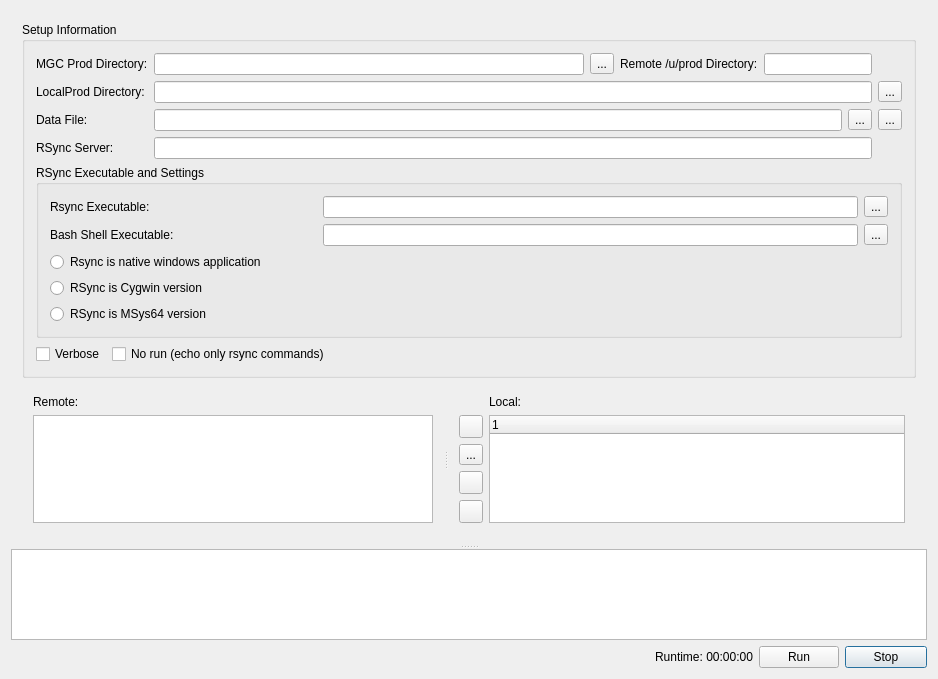
<?xml version="1.0" encoding="UTF-8"?>
<ui version="4.0">
 <class>CMainWindow</class>
 <widget class="QDialog" name="CMainWindow">
  <property name="geometry">
   <rect>
    <x>0</x>
    <y>0</y>
    <width>938</width>
    <height>679</height>
   </rect>
  </property>
  <property name="minimumSize">
   <size>
    <width>50</width>
    <height>50</height>
   </size>
  </property>
  <property name="windowTitle">
   <string>Local Prod Sync Tool</string>
  </property>
  <layout class="QGridLayout" name="gridLayout_3">
   <item row="0" column="0" colspan="6">
    <widget class="QSplitter" name="splitter_2">
     <property name="orientation">
      <enum>Qt::Vertical</enum>
     </property>
     <widget class="QWidget" name="layoutWidget_1">
      <layout class="QGridLayout" name="gridLayout_2">
       <item row="1" column="0" colspan="2">
        <widget class="QSplitter" name="splitter">
         <property name="orientation">
          <enum>Qt::Horizontal</enum>
         </property>
         <widget class="QWidget" name="layoutWidget_2">
          <layout class="QVBoxLayout" name="verticalLayout">
           <item>
            <widget class="QLabel" name="remoteLabel">
             <property name="text">
              <string>Remote:</string>
             </property>
            </widget>
           </item>
           <item>
            <widget class="QTreeView" name="uProdDirTree">
             <property name="editTriggers">
              <set>QAbstractItemView::NoEditTriggers</set>
             </property>
             <property name="alternatingRowColors">
              <bool>true</bool>
             </property>
             <property name="autoExpandDelay">
              <number>-1</number>
             </property>
             <property name="rootIsDecorated">
              <bool>true</bool>
             </property>
             <property name="allColumnsShowFocus">
              <bool>true</bool>
             </property>
            </widget>
           </item>
          </layout>
         </widget>
         <widget class="QWidget" name="layoutWidget_3">
          <layout class="QGridLayout" name="gridLayout">
           <item row="0" column="1">
            <widget class="QLabel" name="localLabel">
             <property name="text">
              <string>Local:</string>
             </property>
            </widget>
           </item>
           <item row="5" column="0">
            <spacer name="verticalSpacer">
             <property name="orientation">
              <enum>Qt::Vertical</enum>
             </property>
             <property name="sizeHint" stdset="0">
              <size>
               <width>20</width>
               <height>40</height>
              </size>
             </property>
            </spacer>
           </item>
           <item row="1" column="0">
            <widget class="QToolButton" name="addItemBtn">
             <property name="text">
              <string/>
             </property>
             <property name="icon">
              <iconset resource="MainWindow.qrc">
               <normaloff>:/resources/right.png</normaloff>:/resources/right.png</iconset>
             </property>
            </widget>
           </item>
           <item row="3" column="0">
            <widget class="QToolButton" name="editItemBtn">
             <property name="text">
              <string/>
             </property>
             <property name="icon">
              <iconset resource="MainWindow.qrc">
               <normaloff>:/resources/edit.png</normaloff>:/resources/edit.png</iconset>
             </property>
            </widget>
           </item>
           <item row="1" column="1" rowspan="5" colspan="2">
            <widget class="QTreeWidget" name="localProdDirTree">
             <property name="alternatingRowColors">
              <bool>true</bool>
             </property>
             <property name="rootIsDecorated">
              <bool>true</bool>
             </property>
             <property name="allColumnsShowFocus">
              <bool>true</bool>
             </property>
             <property name="expandsOnDoubleClick">
              <bool>false</bool>
             </property>
             <column>
              <property name="text">
               <string notr="true">1</string>
              </property>
             </column>
            </widget>
           </item>
           <item row="4" column="0">
            <widget class="QToolButton" name="delItemBtn">
             <property name="text">
              <string/>
             </property>
             <property name="icon">
              <iconset resource="MainWindow.qrc">
               <normaloff>:/resources/del.png</normaloff>:/resources/del.png</iconset>
             </property>
            </widget>
           </item>
           <item row="2" column="0">
            <widget class="QToolButton" name="addAsExcludeBtn">
             <property name="text">
              <string>...</string>
             </property>
             <property name="icon">
              <iconset resource="MainWindow.qrc">
               <normaloff>:/resources/exclude.png</normaloff>:/resources/exclude.png</iconset>
             </property>
            </widget>
           </item>
          </layout>
         </widget>
        </widget>
       </item>
       <item row="0" column="0" colspan="2">
        <widget class="QGroupBox" name="groupBox">
         <property name="sizePolicy">
          <sizepolicy hsizetype="Preferred" vsizetype="Minimum">
           <horstretch>0</horstretch>
           <verstretch>0</verstretch>
          </sizepolicy>
         </property>
         <property name="title">
          <string>Setup Information</string>
         </property>
         <layout class="QGridLayout" name="gridLayout_5">
          <item row="3" column="0">
           <widget class="QLabel" name="label_13">
            <property name="text">
             <string>RSync Server:</string>
            </property>
           </widget>
          </item>
          <item row="0" column="2">
           <widget class="QToolButton" name="localUProdDirBtn">
            <property name="text">
             <string>...</string>
            </property>
            <property name="icon">
             <iconset resource="MainWindow.qrc">
              <normaloff>:/resources/open.png</normaloff>:/resources/open.png</iconset>
            </property>
           </widget>
          </item>
          <item row="1" column="0">
           <widget class="QLabel" name="label_14">
            <property name="text">
             <string>LocalProd Directory:</string>
            </property>
           </widget>
          </item>
          <item row="2" column="0">
           <widget class="QLabel" name="label_5">
            <property name="text">
             <string>Data File:</string>
            </property>
           </widget>
          </item>
          <item row="0" column="0">
           <widget class="QLabel" name="label_12">
            <property name="text">
             <string>MGC Prod Directory:</string>
            </property>
           </widget>
          </item>
          <item row="1" column="6">
           <widget class="QToolButton" name="localProdDirBtn">
            <property name="text">
             <string>...</string>
            </property>
            <property name="icon">
             <iconset resource="MainWindow.qrc">
              <normaloff>:/resources/open.png</normaloff>:/resources/open.png</iconset>
            </property>
           </widget>
          </item>
          <item row="2" column="6">
           <widget class="QToolButton" name="saveDataFileBtn">
            <property name="text">
             <string>...</string>
            </property>
            <property name="icon">
             <iconset resource="MainWindow.qrc">
              <normaloff>:/resources/download.png</normaloff>:/resources/download.png</iconset>
            </property>
           </widget>
          </item>
          <item row="0" column="3">
           <widget class="QLabel" name="label_2">
            <property name="text">
             <string>Remote /u/prod Directory:</string>
            </property>
           </widget>
          </item>
          <item row="0" column="1">
           <widget class="QLineEdit" name="localUProdDir"/>
          </item>
          <item row="2" column="5">
           <widget class="QToolButton" name="dataFileBtn">
            <property name="text">
             <string>...</string>
            </property>
            <property name="icon">
             <iconset resource="MainWindow.qrc">
              <normaloff>:/resources/open.png</normaloff>:/resources/open.png</iconset>
            </property>
           </widget>
          </item>
          <item row="2" column="1" colspan="4">
           <widget class="QLineEdit" name="dataFile"/>
          </item>
          <item row="0" column="4" colspan="2">
           <widget class="QLineEdit" name="remoteUProdDir"/>
          </item>
          <item row="3" column="1" colspan="5">
           <widget class="QLineEdit" name="rsyncServer"/>
          </item>
          <item row="1" column="1" colspan="5">
           <widget class="QLineEdit" name="localProdDir"/>
          </item>
          <item row="4" column="0" colspan="7">
           <widget class="QGroupBox" name="groupBox_2">
            <property name="title">
             <string>RSync Executable and Settings</string>
            </property>
            <layout class="QGridLayout" name="gridLayout_4">
             <item row="0" column="3">
              <widget class="QToolButton" name="rsyncExecBtn">
               <property name="text">
                <string>...</string>
               </property>
               <property name="icon">
                <iconset resource="MainWindow.qrc">
                 <normaloff>:/resources/open.png</normaloff>:/resources/open.png</iconset>
               </property>
              </widget>
             </item>
             <item row="3" column="0" colspan="3">
              <widget class="QRadioButton" name="rsyncCygwin">
               <property name="text">
                <string>RSync is Cygwin version</string>
               </property>
              </widget>
             </item>
             <item row="4" column="0" colspan="3">
              <widget class="QRadioButton" name="rsyncMSys64">
               <property name="text">
                <string>RSync is MSys64 version</string>
               </property>
              </widget>
             </item>
             <item row="1" column="3">
              <widget class="QToolButton" name="bashExecBtn">
               <property name="text">
                <string>...</string>
               </property>
               <property name="icon">
                <iconset resource="MainWindow.qrc">
                 <normaloff>:/resources/open.png</normaloff>:/resources/open.png</iconset>
               </property>
              </widget>
             </item>
             <item row="2" column="0" colspan="3">
              <widget class="QRadioButton" name="rsyncNative">
               <property name="text">
                <string>Rsync is native windows application</string>
               </property>
              </widget>
             </item>
             <item row="1" column="1" colspan="2">
              <widget class="QLineEdit" name="bashExec"/>
             </item>
             <item row="1" column="0">
              <widget class="QLabel" name="label_3">
               <property name="text">
                <string>Bash Shell Executable:</string>
               </property>
              </widget>
             </item>
             <item row="0" column="0">
              <widget class="QLabel" name="label">
               <property name="text">
                <string>Rsync Executable:</string>
               </property>
              </widget>
             </item>
             <item row="0" column="1" colspan="2">
              <widget class="QLineEdit" name="rsyncExec"/>
             </item>
            </layout>
           </widget>
          </item>
          <item row="5" column="0" colspan="7">
           <layout class="QHBoxLayout" name="horizontalLayout">
            <item>
             <widget class="QCheckBox" name="verbose">
              <property name="text">
               <string>Verbose</string>
              </property>
             </widget>
            </item>
            <item>
             <widget class="QCheckBox" name="norun">
              <property name="text">
               <string>No run (echo only rsync commands)</string>
              </property>
             </widget>
            </item>
            <item>
             <spacer name="horizontalSpacer_2">
              <property name="orientation">
               <enum>Qt::Horizontal</enum>
              </property>
              <property name="sizeHint" stdset="0">
               <size>
                <width>40</width>
                <height>20</height>
               </size>
              </property>
             </spacer>
            </item>
           </layout>
          </item>
         </layout>
        </widget>
       </item>
      </layout>
     </widget>
     <widget class="QPlainTextEdit" name="log">
      <property name="lineWrapMode">
       <enum>QPlainTextEdit::NoWrap</enum>
      </property>
      <property name="readOnly">
       <bool>true</bool>
      </property>
     </widget>
    </widget>
   </item>
   <item row="1" column="5">
    <widget class="QPushButton" name="stopBtn">
     <property name="text">
      <string>Stop</string>
     </property>
     <property name="icon">
      <iconset resource="MainWindow.qrc">
       <normaloff>:/resources/stop.png</normaloff>:/resources/stop.png</iconset>
     </property>
    </widget>
   </item>
   <item row="1" column="4">
    <widget class="QPushButton" name="runBtn">
     <property name="sizePolicy">
      <sizepolicy hsizetype="Maximum" vsizetype="Fixed">
       <horstretch>0</horstretch>
       <verstretch>0</verstretch>
      </sizepolicy>
     </property>
     <property name="text">
      <string>Run</string>
     </property>
     <property name="icon">
      <iconset resource="MainWindow.qrc">
       <normaloff>:/resources/generate.png</normaloff>:/resources/generate.png</iconset>
     </property>
    </widget>
   </item>
   <item row="1" column="3">
    <widget class="QLabel" name="runtimeLabel">
     <property name="text">
      <string>Runtime: 00:00:00</string>
     </property>
    </widget>
   </item>
   <item row="1" column="0" colspan="3">
    <spacer name="horizontalSpacer">
     <property name="orientation">
      <enum>Qt::Horizontal</enum>
     </property>
     <property name="sizeHint" stdset="0">
      <size>
       <width>699</width>
       <height>20</height>
      </size>
     </property>
    </spacer>
   </item>
  </layout>
 </widget>
 <layoutdefault spacing="6" margin="11"/>
 <tabstops>
  <tabstop>localUProdDir</tabstop>
  <tabstop>localUProdDirBtn</tabstop>
  <tabstop>remoteUProdDir</tabstop>
  <tabstop>localProdDir</tabstop>
  <tabstop>localProdDirBtn</tabstop>
  <tabstop>dataFile</tabstop>
  <tabstop>dataFileBtn</tabstop>
  <tabstop>saveDataFileBtn</tabstop>
  <tabstop>rsyncServer</tabstop>
  <tabstop>rsyncExec</tabstop>
  <tabstop>rsyncExecBtn</tabstop>
  <tabstop>bashExec</tabstop>
  <tabstop>bashExecBtn</tabstop>
  <tabstop>rsyncNative</tabstop>
  <tabstop>rsyncCygwin</tabstop>
  <tabstop>rsyncMSys64</tabstop>
  <tabstop>verbose</tabstop>
  <tabstop>norun</tabstop>
  <tabstop>uProdDirTree</tabstop>
  <tabstop>addItemBtn</tabstop>
  <tabstop>addAsExcludeBtn</tabstop>
  <tabstop>editItemBtn</tabstop>
  <tabstop>delItemBtn</tabstop>
  <tabstop>localProdDirTree</tabstop>
  <tabstop>log</tabstop>
  <tabstop>runBtn</tabstop>
  <tabstop>stopBtn</tabstop>
 </tabstops>
 <resources>
  <include location="MainWindow.qrc"/>
 </resources>
 <connections/>
</ui>
